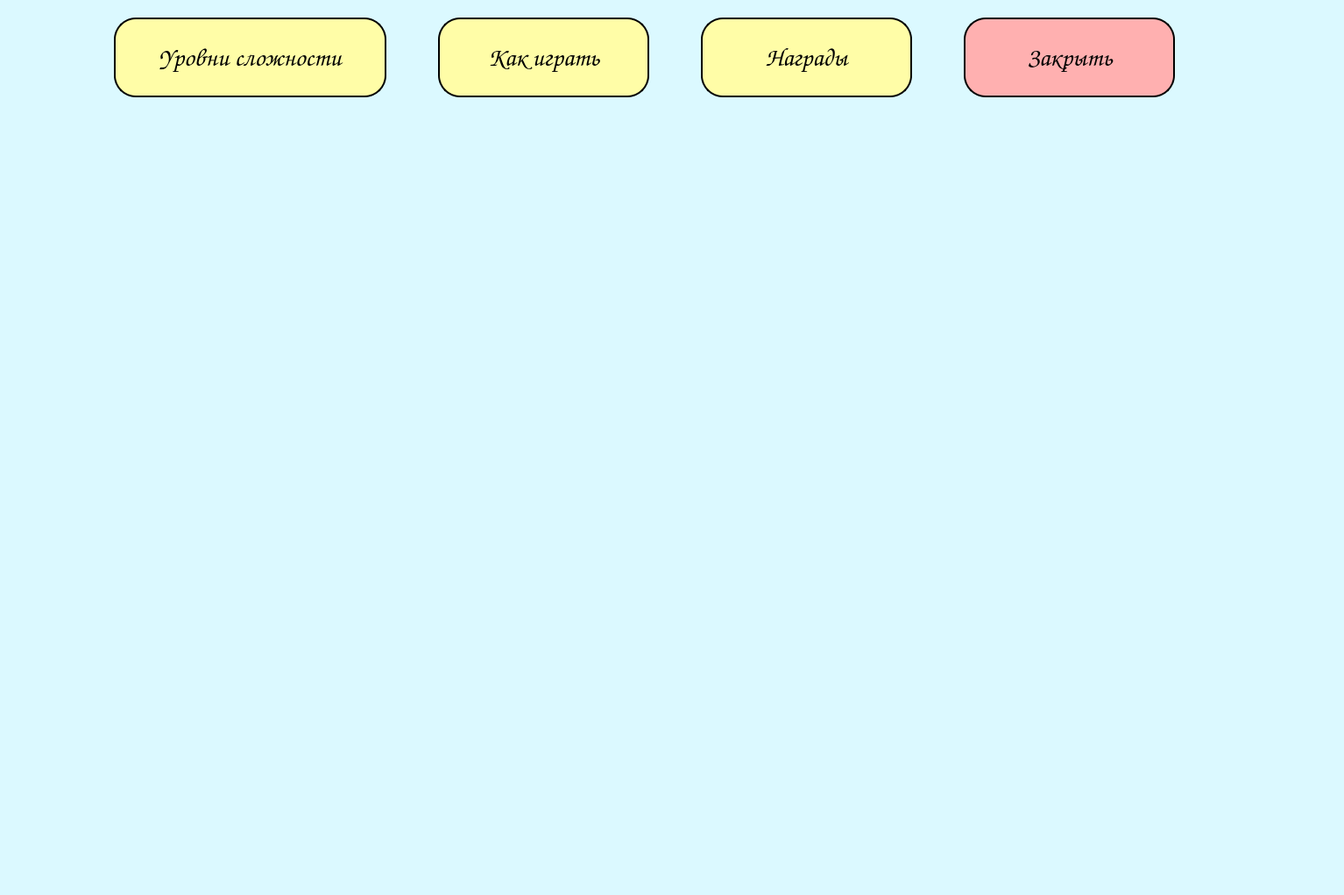
<?xml version="1.0" encoding="UTF-8"?>
<ui version="4.0">
 <class>Dialog</class>
 <widget class="QDialog" name="Dialog">
  <property name="geometry">
   <rect>
    <x>0</x>
    <y>0</y>
    <width>1534</width>
    <height>1021</height>
   </rect>
  </property>
  <property name="windowTitle">
   <string>Помощь</string>
  </property>
  <property name="styleSheet">
   <string notr="true">background-color:rgb(219, 249, 255)</string>
  </property>
  <widget class="QStackedWidget" name="pages">
   <property name="geometry">
    <rect>
     <x>10</x>
     <y>120</y>
     <width>1511</width>
     <height>891</height>
    </rect>
   </property>
   <property name="styleSheet">
    <string notr="true">background-color:rgb(219, 249, 255)</string>
   </property>
   <property name="currentIndex">
    <number>2</number>
   </property>
   <widget class="QWidget" name="mainGamePage">
    <widget class="QLabel" name="difficultyFrame_2">
     <property name="geometry">
      <rect>
       <x>10</x>
       <y>20</y>
       <width>1491</width>
       <height>871</height>
      </rect>
     </property>
     <property name="styleSheet">
      <string notr="true">background-color: rgb(219, 249, 255);
border: 3px solid black;
border-radius: 20px;</string>
     </property>
     <property name="text">
      <string/>
     </property>
     <property name="scaledContents">
      <bool>true</bool>
     </property>
    </widget>
    <widget class="QLabel" name="mainGameTutorial">
     <property name="geometry">
      <rect>
       <x>70</x>
       <y>40</y>
       <width>1371</width>
       <height>831</height>
      </rect>
     </property>
     <property name="text">
      <string/>
     </property>
     <property name="pixmap">
      <pixmap>../images/mainGameTutorial.png</pixmap>
     </property>
     <property name="scaledContents">
      <bool>true</bool>
     </property>
    </widget>
   </widget>
   <widget class="QWidget" name="chooseDifficultyPage">
    <widget class="QLabel" name="difficultyFrame">
     <property name="geometry">
      <rect>
       <x>10</x>
       <y>20</y>
       <width>1491</width>
       <height>871</height>
      </rect>
     </property>
     <property name="styleSheet">
      <string notr="true">background-color: rgb(219, 249, 255);
border: 3px solid black;
border-radius: 20px;</string>
     </property>
     <property name="text">
      <string/>
     </property>
     <property name="scaledContents">
      <bool>true</bool>
     </property>
    </widget>
    <widget class="QLabel" name="difficultyTutorial">
     <property name="geometry">
      <rect>
       <x>60</x>
       <y>30</y>
       <width>1371</width>
       <height>851</height>
      </rect>
     </property>
     <property name="text">
      <string/>
     </property>
     <property name="pixmap">
      <pixmap>../images/difficultyTutorial.png</pixmap>
     </property>
     <property name="scaledContents">
      <bool>true</bool>
     </property>
    </widget>
   </widget>
   <widget class="QWidget" name="shopPage">
    <widget class="QLabel" name="rewardsTutorial">
     <property name="geometry">
      <rect>
       <x>100</x>
       <y>0</y>
       <width>1301</width>
       <height>881</height>
      </rect>
     </property>
     <property name="text">
      <string/>
     </property>
     <property name="pixmap">
      <pixmap>../images/rewardsTutorial.png</pixmap>
     </property>
     <property name="scaledContents">
      <bool>true</bool>
     </property>
    </widget>
   </widget>
  </widget>
  <widget class="QPushButton" name="goToChooseDifficultyPageButton">
   <property name="geometry">
    <rect>
     <x>130</x>
     <y>20</y>
     <width>311</width>
     <height>91</height>
    </rect>
   </property>
   <property name="font">
    <font>
     <family>Comic Sans MS</family>
     <pointsize>22</pointsize>
    </font>
   </property>
   <property name="styleSheet">
    <string notr="true">QPushButton#goToChooseDifficultyPageButton {
background-color: rgb(255, 253, 167);
border: 2px solid black;
border-radius: 25px;
color: black;
}

QPushButton#goToChooseDifficultyPageButton:hover {
background-color: rgb(225, 223, 137)
}</string>
   </property>
   <property name="text">
    <string>Уровни сложности</string>
   </property>
   <attribute name="buttonGroup">
    <string notr="true">menuButtons</string>
   </attribute>
  </widget>
  <widget class="QPushButton" name="goToMainGameButton">
   <property name="geometry">
    <rect>
     <x>500</x>
     <y>20</y>
     <width>241</width>
     <height>91</height>
    </rect>
   </property>
   <property name="font">
    <font>
     <family>Comic Sans MS</family>
     <pointsize>22</pointsize>
    </font>
   </property>
   <property name="styleSheet">
    <string notr="true">QPushButton#goToMainGameButton {
background-color: rgb(255, 253, 167);
border: 2px solid black;
border-radius: 25px;
color: black;
}

QPushButton#goToMainGameButton:hover {
background-color: rgb(225, 223, 137)
}</string>
   </property>
   <property name="text">
    <string>Как играть</string>
   </property>
   <attribute name="buttonGroup">
    <string notr="true">menuButtons</string>
   </attribute>
  </widget>
  <widget class="QPushButton" name="goToShopButton">
   <property name="geometry">
    <rect>
     <x>800</x>
     <y>20</y>
     <width>241</width>
     <height>91</height>
    </rect>
   </property>
   <property name="font">
    <font>
     <family>Comic Sans MS</family>
     <pointsize>22</pointsize>
    </font>
   </property>
   <property name="styleSheet">
    <string notr="true">QPushButton#goToShopButton {
background-color: rgb(255, 253, 167);
border: 2px solid black;
border-radius: 25px;
color: black;
}

QPushButton#goToShopButton:hover {
background-color: rgb(225, 223, 137)
}</string>
   </property>
   <property name="text">
    <string>Награды</string>
   </property>
   <attribute name="buttonGroup">
    <string notr="true">menuButtons</string>
   </attribute>
  </widget>
  <widget class="QPushButton" name="quitButton">
   <property name="geometry">
    <rect>
     <x>1100</x>
     <y>20</y>
     <width>241</width>
     <height>91</height>
    </rect>
   </property>
   <property name="font">
    <font>
     <family>Comic Sans MS</family>
     <pointsize>22</pointsize>
    </font>
   </property>
   <property name="styleSheet">
    <string notr="true">QPushButton#quitButton {
background-color: rgb(255, 176, 176);
border: 2px solid black;
border-radius: 25px;
color: black;
}

QPushButton#quitButton:hover {
background-color: rgb(225, 146, 146)
}</string>
   </property>
   <property name="text">
    <string>Закрыть</string>
   </property>
   <attribute name="buttonGroup">
    <string notr="true">menuButtons</string>
   </attribute>
  </widget>
 </widget>
 <resources/>
 <connections/>
 <buttongroups>
  <buttongroup name="menuButtons"/>
 </buttongroups>
</ui>
